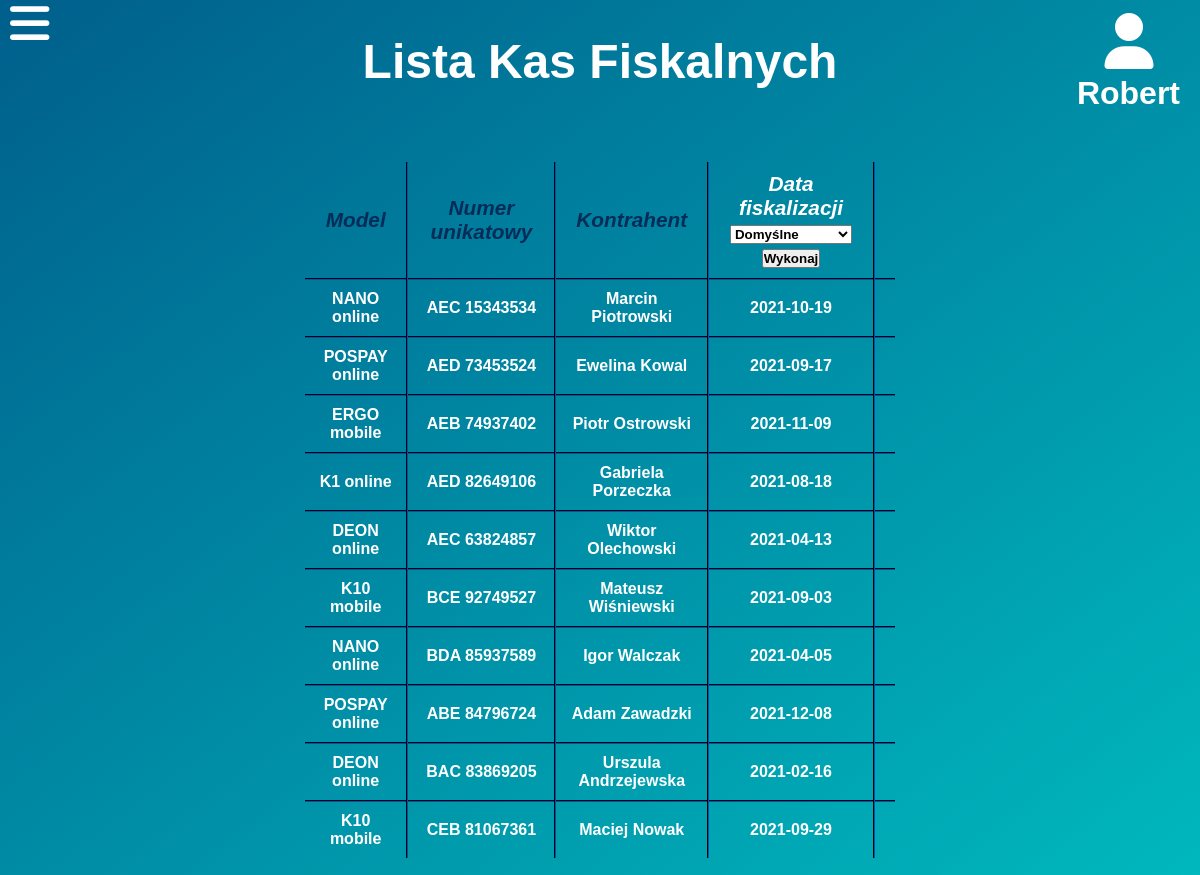
Page /listaKasFiskalnych.php (signed in) on the earlier database version.
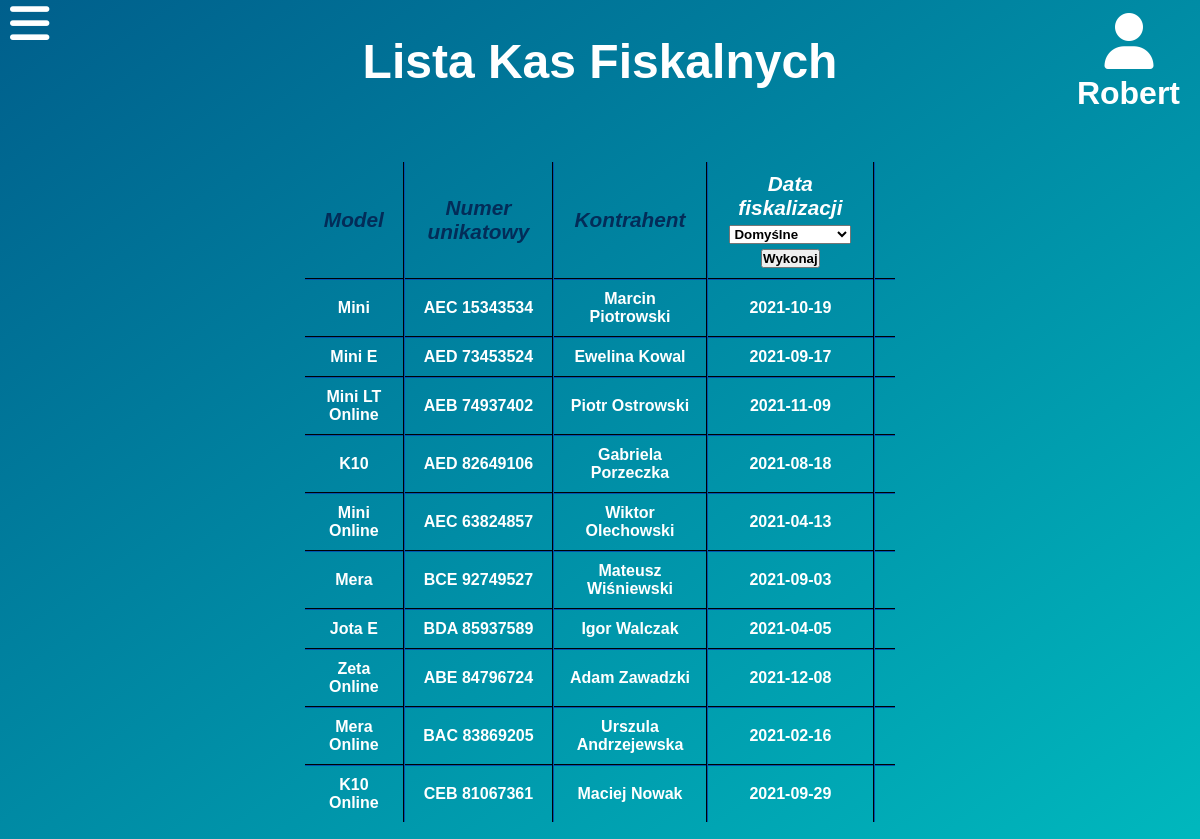
Same page on the later database version.
### tables this page shows
CREATE TABLE `kasy` (
  `id` int(2) NOT NULL,
  `data_fisk` date NOT NULL,
  `kontrahent` int(2) DEFAULT NULL,
  `nr_unikatowy` varchar(12) NOT NULL,
  `model` varchar(20) NOT NULL
);

CREATE TABLE `klienci` (
  `id` int(2) NOT NULL,
  `nip` varchar(13) NOT NULL,
  `nazwa` varchar(20) NOT NULL,
  `adres` varchar(15) NOT NULL,
  `miejscowosc` varchar(25) NOT NULL,
  `telefon` int(9) NOT NULL,
  `email` varchar(20) NOT NULL
);

### listaKasFiskalnych.php (the view, shortened to what this page needs)
<?php
$host = "localhost";
$name = "root";
$pass = "";
$dbname = "projekt";
$conn = mysqli_connect($host, $name, $pass, $dbname);
?>
<!DOCTYPE html>
<html lang="pl">
<head>
    <link rel="stylesheet" href="CSS/style-menu.css">
    <link rel="stylesheet" href="CSS/style-strona.css">
</head>
<body class="menu-preload">
    <div id='main'>
        <div id="heading-user">
            <div id="heading">
                <h1>Lista Kas Fiskalnych</h1>
            </div>
            <div id='logged-user'>
                <span id="logged-user-icon"><i class="fas fa-user" onClick="managePopupWindow()"></i></span><?php echo "<p>".$_SESSION['imie']."</p>";?>
            </div>
        </div>
        <div class='content'>
            <table class='dane-tabele'>
                <tr>
                    <th>Model</th>
                    <th>Numer unikatowy</th>
                    <th>Kontrahent</th>
                    <th><form method="POST">Data fiskalizacji <br/><select name="sortowanie">
                            <option value="default" name="default">Domyślne</option>
                        </select> <input type="submit" value="Wykonaj"></form></th>
                    <th></th>
                </tr>
            <?php
                $wybor=$_POST['sortowanie'];
                if(mysqli_connect_errno()) echo "Problemy techniczne, proszę spróbować później.";
                else{
                    if((!isset($wybor))||($wybor=="default"))$kwerenda = "SELECT * FROM kasy, klienci WHERE kasy.kontrahent=klienci.id";
                    if($wynik=mysqli_query($conn, $kwerenda)){
                    while($row=mysqli_fetch_array($wynik)){
                        echo '<tr><td>'.$row['model'].'</td><td>'.$row['nr_unikatowy'].'</td><td>'.$row['nazwa'].'</td><td>'.$row['data_fisk'].'</td>';
                    }
                }
                }
            ?>
            </table>
        </div>
        <div>
            <label for="menu-checkbox" id="menu-checkbox2">
                <i class="fas fa-bars"></i>
            </label>
        </div>
    </div>
</body>
</html>

### CSS/style-menu.css (style rules this page uses)
#menu-checkbox2 { position: fixed; font-size: 45px; left: 10px; top: -1px; z-index: 1; }
#menu-checkbox:not(:checked) ~ #menu-checkbox2 i { transition: 0.5s ease; }

### CSS/style-strona.css (style rules this page uses)
:root { --section-gradient-1: #005f8c ; --section-gradient-2: #00b9be ; --sidebar-bg-clr: #002b59; }
* { margin: 0; padding: 0; color: white; font-family: 'Rubik', sans-serif; font-weight: 600; }
input, select, option { color: black; }
html, body { min-height: 100%; margin: 5px; background: linear-gradient(to bottom right, var(--section-gradient-1), var(--section-gradient-2)); background-attachment: fixed; background-repeat: no-repeat; }
#heading-user { display: grid; grid-template-columns: 1fr 2fr 1fr; margin-bottom: 50px; }
#heading { font-size: 1.5rem; grid-column-start: 2; justify-self: center; align-self: center; }
#logged-user { justify-self: end; align-self: center; font-size: 2rem; }
#logged-user-icon { padding-left: 27.5px; font-size: 3.5rem; }
#logged-user p { padding-right: 10px; color: inherit; }
.content { display: grid; grid-template-columns: 1fr 2fr 1fr; }
.dane-tabele { grid-column-start: 2; justify-self: stretch; align-self: center; border-collapse: collapse; }
.dane-tabele td,th { padding: 10px; text-align: center; }
.dane-tabele tr:not(:last-child) { border-bottom: 2px #002b59 groove; }
.dane-tabele th { font-style: italic; font-size: 1.3rem; color: #032c58; }
.dane-tabele td, .dane-tabele th:not(:last-child) { border-right: 2px #002b59 groove; }
.dane-uzytkownicy td,th { padding: 10px; text-align: center; }

Differences in the rows shown:
changed kasy "AEC 15343534": model "NANO online" → "Mini"
changed kasy "AED 73453524": model "POSPAY online" → "Mini E"
changed kasy "AEB 74937402": model "ERGO mobile" → "Mini LT Online"
changed kasy "AED 82649106": model "K1 online" → "K10"
changed kasy "AEC 63824857": model "DEON online" → "Mini Online"
changed kasy "BCE 92749527": model "K10 mobile" → "Mera"
changed kasy "BDA 85937589": model "NANO online" → "Jota E"
changed kasy "ABE 84796724": model "POSPAY online" → "Zeta Online"
changed kasy "BAC 83869205": model "DEON online" → "Mera Online"
changed kasy "CEB 81067361": model "K10 mobile" → "K10 Online"
